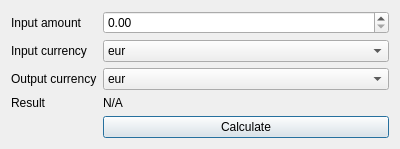
<?xml version="1.0" encoding="UTF-8"?>
<ui version="4.0">
 <class>Dialog</class>
 <widget class="QDialog" name="Dialog">
  <property name="geometry">
   <rect>
    <x>0</x>
    <y>0</y>
    <width>400</width>
    <height>138</height>
   </rect>
  </property>
  <property name="windowTitle">
   <string>Dialog</string>
  </property>
  <layout class="QFormLayout" name="formLayout">
   <item row="0" column="0">
    <widget class="QLabel" name="label">
     <property name="text">
      <string>Input amount</string>
     </property>
    </widget>
   </item>
   <item row="0" column="1">
    <widget class="QDoubleSpinBox" name="inputAmount"/>
   </item>
   <item row="1" column="0">
    <widget class="QLabel" name="label_3">
     <property name="text">
      <string>Input currency</string>
     </property>
    </widget>
   </item>
   <item row="1" column="1">
    <widget class="QComboBox" name="inputCurrency">
     <item>
      <property name="text">
       <string>eur</string>
      </property>
     </item>
     <item>
      <property name="text">
       <string>usd</string>
      </property>
     </item>
     <item>
      <property name="text">
       <string>gbp</string>
      </property>
     </item>
    </widget>
   </item>
   <item row="2" column="0">
    <widget class="QLabel" name="label_4">
     <property name="text">
      <string>Output currency</string>
     </property>
    </widget>
   </item>
   <item row="2" column="1">
    <widget class="QComboBox" name="outputCurrency">
     <item>
      <property name="text">
       <string>eur</string>
      </property>
     </item>
     <item>
      <property name="text">
       <string>usd</string>
      </property>
     </item>
     <item>
      <property name="text">
       <string>gbp</string>
      </property>
     </item>
    </widget>
   </item>
   <item row="3" column="0">
    <widget class="QLabel" name="label_6">
     <property name="text">
      <string>Result</string>
     </property>
    </widget>
   </item>
   <item row="3" column="1">
    <widget class="QLabel" name="outputAmount">
     <property name="text">
      <string>N/A</string>
     </property>
    </widget>
   </item>
   <item row="4" column="1">
    <widget class="QPushButton" name="calculateButton">
     <property name="text">
      <string>Calculate</string>
     </property>
    </widget>
   </item>
  </layout>
 </widget>
 <resources/>
 <connections/>
</ui>
